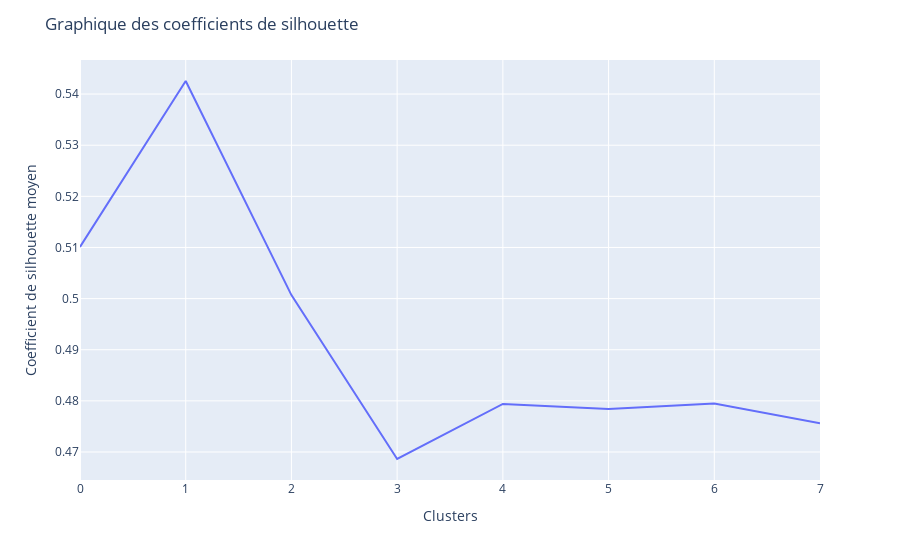

Notebook code cell kept with this figure:
### Code cell
#Création de la table de coefficient de sihouette

silhouette_tab = []


for i in range(2,10):
    kmeans = KMeans(n_clusters=i)
    cluster_labels = kmeans.fit_predict(X_graph_proj)
    silhouette_tab.append(silhouette_score(X_graph_proj,cluster_labels))

fig = px.line(silhouette_tab)

fig.update_layout(
    xaxis_title="Clusters", yaxis_title="Coefficient de silhouette moyen", title = 'Graphique des coefficients de silhouette', showlegend = False
)

fig.show()

### Figure 1 — Plotly figure (JSON) as saved in the notebook; plotly's stock layout.template omitted (floating-point values rounded to 4 significant figures)
{"data": [{"hovertemplate": "variable=0<br>index=%{x}<br>value=%{y}<extra></extra>", "legendgroup": "0", "line": {"color": "#636efa", "dash": "solid"}, "marker": {"symbol": "circle"}, "mode": "lines", "name": "0", "orientation": "v", "showlegend": true, "type": "scatter", "x": [0, 1, 2, 3, 4, 5, 6, 7], "xaxis": "x", "y": [0.5101, 0.5426, 0.5007, 0.4686, 0.4794, 0.4784, 0.4795, 0.4756], "yaxis": "y"}], "layout": {"legend": {"title": {"text": "variable"}, "tracegroupgap": 0}, "margin": {"t": 60}, "showlegend": false, "title": {"text": "Graphique des coefficients de silhouette"}, "xaxis": {"anchor": "y", "domain": [0, 1], "title": {"text": "Clusters"}}, "yaxis": {"anchor": "x", "domain": [0, 1], "title": {"text": "Coefficient de silhouette moyen"}}}}
